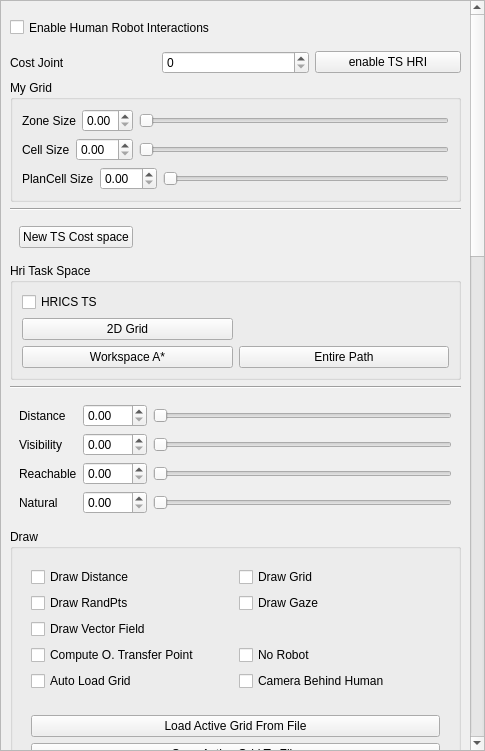
<?xml version="1.0" encoding="UTF-8"?>
<ui version="4.0">
 <class>HricsWidget</class>
 <widget class="QWidget" name="HricsWidget">
  <property name="geometry">
   <rect>
    <x>0</x>
    <y>0</y>
    <width>485</width>
    <height>751</height>
   </rect>
  </property>
  <property name="windowTitle">
   <string>Form</string>
  </property>
  <layout class="QHBoxLayout" name="horizontalLayout_2">
   <property name="margin">
    <number>0</number>
   </property>
   <item>
    <widget class="QScrollArea" name="scrollArea">
     <property name="sizePolicy">
      <sizepolicy hsizetype="Preferred" vsizetype="Preferred">
       <horstretch>0</horstretch>
       <verstretch>0</verstretch>
      </sizepolicy>
     </property>
     <property name="horizontalScrollBarPolicy">
      <enum>Qt::ScrollBarAlwaysOff</enum>
     </property>
     <property name="widgetResizable">
      <bool>true</bool>
     </property>
     <widget class="QWidget" name="scrollAreaWidgetContents">
      <property name="geometry">
       <rect>
        <x>0</x>
        <y>-341</y>
        <width>466</width>
        <height>2607</height>
       </rect>
      </property>
      <layout class="QVBoxLayout" name="verticalLayout_24">
       <item>
        <widget class="QCheckBox" name="enableHri_2">
         <property name="minimumSize">
          <size>
           <width>0</width>
           <height>35</height>
          </size>
         </property>
         <property name="text">
          <string>Enable Human Robot Interactions</string>
         </property>
        </widget>
       </item>
       <item>
        <layout class="QHBoxLayout" name="horizontalLayout">
         <item>
          <widget class="QLabel" name="label_8">
           <property name="text">
            <string>Cost Joint</string>
           </property>
          </widget>
         </item>
         <item>
          <widget class="QSpinBox" name="spinBoxJoint"/>
         </item>
         <item>
          <widget class="QPushButton" name="pushButtonHRITS">
           <property name="text">
            <string>enable TS HRI</string>
           </property>
          </widget>
         </item>
        </layout>
       </item>
       <item>
        <widget class="QGroupBox" name="groupBox_8">
         <property name="title">
          <string>My Grid</string>
         </property>
         <layout class="QVBoxLayout" name="verticalLayout_4">
          <item>
           <layout class="QGridLayout" name="gridLayout">
            <item row="0" column="0">
             <widget class="QLabel" name="label_10">
              <property name="text">
               <string>Zone Size</string>
              </property>
             </widget>
            </item>
            <item row="0" column="1">
             <widget class="QDoubleSpinBox" name="doubleSpinBoxZoneSize">
              <property name="maximum">
               <double>2.000000000000000</double>
              </property>
              <property name="singleStep">
               <double>0.100000000000000</double>
              </property>
             </widget>
            </item>
            <item row="0" column="2">
             <widget class="QSlider" name="horizontalSliderZoneSize">
              <property name="orientation">
               <enum>Qt::Horizontal</enum>
              </property>
             </widget>
            </item>
           </layout>
          </item>
          <item>
           <layout class="QHBoxLayout" name="horizontalLayout_6">
            <item>
             <widget class="QLabel" name="label_9">
              <property name="text">
               <string>Cell Size</string>
              </property>
             </widget>
            </item>
            <item>
             <widget class="QDoubleSpinBox" name="doubleSpinBoxCellSize">
              <property name="maximum">
               <double>10.000000000000000</double>
              </property>
              <property name="singleStep">
               <double>0.100000000000000</double>
              </property>
             </widget>
            </item>
            <item>
             <widget class="QSlider" name="horizontalSliderCellSize">
              <property name="orientation">
               <enum>Qt::Horizontal</enum>
              </property>
             </widget>
            </item>
           </layout>
          </item>
          <item>
           <layout class="QGridLayout" name="gridLayout_37">
            <item row="1" column="0">
             <widget class="QLabel" name="label_25">
              <property name="text">
               <string>PlanCell Size</string>
              </property>
             </widget>
            </item>
            <item row="1" column="1">
             <widget class="QDoubleSpinBox" name="doubleSpinBoxPlanCellSize"/>
            </item>
            <item row="1" column="2">
             <widget class="QSlider" name="horizontalSliderPlanCellSize">
              <property name="orientation">
               <enum>Qt::Horizontal</enum>
              </property>
             </widget>
            </item>
           </layout>
          </item>
         </layout>
        </widget>
       </item>
       <item>
        <widget class="Line" name="line_4">
         <property name="orientation">
          <enum>Qt::Horizontal</enum>
         </property>
        </widget>
       </item>
       <item>
        <widget class="QWidget" name="widget_10" native="true">
         <layout class="QGridLayout" name="gridLayout_32">
          <item row="0" column="0">
           <widget class="QPushButton" name="pushButtonNewHRITaskSpace">
            <property name="text">
             <string>New TS Cost space</string>
            </property>
           </widget>
          </item>
          <item row="0" column="1">
           <spacer name="horizontalSpacer">
            <property name="orientation">
             <enum>Qt::Horizontal</enum>
            </property>
            <property name="sizeHint" stdset="0">
             <size>
              <width>40</width>
              <height>20</height>
             </size>
            </property>
           </spacer>
          </item>
         </layout>
        </widget>
       </item>
       <item>
        <widget class="QGroupBox" name="HRITaskSpace">
         <property name="title">
          <string>Hri Task Space</string>
         </property>
         <property name="checkable">
          <bool>false</bool>
         </property>
         <layout class="QVBoxLayout" name="verticalLayout_23">
          <item>
           <layout class="QHBoxLayout" name="horizontalLayout_15">
            <item>
             <widget class="QCheckBox" name="enableHriTS">
              <property name="text">
               <string>HRICS TS</string>
              </property>
             </widget>
            </item>
            <item>
             <spacer name="horizontalSpacer_6">
              <property name="orientation">
               <enum>Qt::Horizontal</enum>
              </property>
              <property name="sizeHint" stdset="0">
               <size>
                <width>40</width>
                <height>20</height>
               </size>
              </property>
             </spacer>
            </item>
           </layout>
          </item>
          <item>
           <layout class="QGridLayout" name="gridLayout_9">
            <item row="1" column="1">
             <widget class="QPushButton" name="pushButtonWorkspacePath">
              <property name="text">
               <string>Workspace A*</string>
              </property>
             </widget>
            </item>
            <item row="1" column="2">
             <widget class="QPushButton" name="pushButtonHoleMotion">
              <property name="text">
               <string>Entire Path</string>
              </property>
             </widget>
            </item>
            <item row="0" column="1">
             <widget class="QPushButton" name="pushButtonMake2DGrid">
              <property name="text">
               <string>2D Grid</string>
              </property>
             </widget>
            </item>
           </layout>
          </item>
         </layout>
        </widget>
       </item>
       <item>
        <widget class="Line" name="line_3">
         <property name="orientation">
          <enum>Qt::Horizontal</enum>
         </property>
        </widget>
       </item>
       <item>
        <widget class="QWidget" name="widget_5" native="true">
         <layout class="QGridLayout" name="gridLayout_17">
          <item row="1" column="0">
           <widget class="QLabel" name="label_20">
            <property name="text">
             <string>Visibility</string>
            </property>
           </widget>
          </item>
          <item row="1" column="1">
           <widget class="QDoubleSpinBox" name="doubleSpinBoxVisibility">
            <property name="maximum">
             <double>100.000000000000000</double>
            </property>
           </widget>
          </item>
          <item row="1" column="2">
           <widget class="QSlider" name="horizontalSliderVisibility">
            <property name="maximum">
             <number>500</number>
            </property>
            <property name="orientation">
             <enum>Qt::Horizontal</enum>
            </property>
           </widget>
          </item>
          <item row="0" column="0">
           <widget class="QLabel" name="label_19">
            <property name="text">
             <string>Distance</string>
            </property>
           </widget>
          </item>
          <item row="0" column="1">
           <widget class="QDoubleSpinBox" name="doubleSpinBoxDistance">
            <property name="maximum">
             <double>100.000000000000000</double>
            </property>
           </widget>
          </item>
          <item row="0" column="2">
           <widget class="QSlider" name="horizontalSliderDistance">
            <property name="maximum">
             <number>500</number>
            </property>
            <property name="orientation">
             <enum>Qt::Horizontal</enum>
            </property>
           </widget>
          </item>
          <item row="3" column="0">
           <widget class="QLabel" name="label_3">
            <property name="text">
             <string>Reachable</string>
            </property>
           </widget>
          </item>
          <item row="3" column="1">
           <widget class="QDoubleSpinBox" name="doubleSpinBoxReachable">
            <property name="maximum">
             <double>100.000000000000000</double>
            </property>
           </widget>
          </item>
          <item row="3" column="2">
           <widget class="QSlider" name="horizontalSliderReachable">
            <property name="orientation">
             <enum>Qt::Horizontal</enum>
            </property>
           </widget>
          </item>
          <item row="5" column="0">
           <widget class="QLabel" name="label_2">
            <property name="text">
             <string>Natural</string>
            </property>
           </widget>
          </item>
          <item row="5" column="1">
           <widget class="QDoubleSpinBox" name="doubleSpinBoxNatural">
            <property name="maximum">
             <double>100.000000000000000</double>
            </property>
           </widget>
          </item>
          <item row="5" column="2">
           <widget class="QSlider" name="horizontalSliderNatural">
            <property name="orientation">
             <enum>Qt::Horizontal</enum>
            </property>
           </widget>
          </item>
         </layout>
        </widget>
       </item>
       <item>
        <widget class="QGroupBox" name="groupBox_9">
         <property name="title">
          <string>Draw</string>
         </property>
         <layout class="QVBoxLayout" name="verticalLayout_33">
          <item>
           <widget class="QWidget" name="widget_15" native="true">
            <layout class="QGridLayout" name="gridLayout_6">
             <item row="0" column="0">
              <widget class="QCheckBox" name="checkBoxDrawDistance">
               <property name="text">
                <string>Draw Distance</string>
               </property>
              </widget>
             </item>
             <item row="0" column="1">
              <widget class="QCheckBox" name="checkBoxDrawGrid">
               <property name="text">
                <string>Draw Grid</string>
               </property>
              </widget>
             </item>
             <item row="1" column="0">
              <widget class="QCheckBox" name="checkBoxDrawRandPoints">
               <property name="text">
                <string>Draw RandPts</string>
               </property>
              </widget>
             </item>
             <item row="1" column="1">
              <widget class="QCheckBox" name="checkBoxDrawGaze">
               <property name="text">
                <string>Draw Gaze</string>
               </property>
              </widget>
             </item>
             <item row="2" column="0">
              <widget class="QCheckBox" name="checkBoxDrawVectorField">
               <property name="text">
                <string>Draw Vector Field</string>
               </property>
              </widget>
             </item>
             <item row="3" column="0">
              <widget class="QCheckBox" name="checkBoxComputeOTP">
               <property name="text">
                <string>Compute O. Transfer Point</string>
               </property>
              </widget>
             </item>
             <item row="3" column="1">
              <widget class="QCheckBox" name="checkBoxHRINoRobot">
               <property name="text">
                <string>No Robot</string>
               </property>
              </widget>
             </item>
             <item row="4" column="0">
              <widget class="QCheckBox" name="checkBoxAutoLoadGrid">
               <property name="text">
                <string>Auto Load Grid</string>
               </property>
              </widget>
             </item>
             <item row="4" column="1">
              <widget class="QCheckBox" name="checkBoxCameraBehindHuman">
               <property name="text">
                <string>Camera Behind Human</string>
               </property>
              </widget>
             </item>
            </layout>
           </widget>
          </item>
          <item>
           <widget class="QWidget" name="WidgetHriGrids" native="true">
            <layout class="QVBoxLayout" name="verticalLayout">
             <item>
              <widget class="QPushButton" name="pushButtonLoadActiveGridFromFile">
               <property name="text">
                <string>Load Active Grid From File</string>
               </property>
              </widget>
             </item>
             <item>
              <widget class="QPushButton" name="pushButtonSaveActiveGridToFile">
               <property name="text">
                <string>Save Active Grid To File</string>
               </property>
              </widget>
             </item>
             <item>
              <widget class="QPushButton" name="pushButtonMergeGrids">
               <property name="text">
                <string>Merge 1 And 2</string>
               </property>
              </widget>
             </item>
             <item>
              <widget class="QComboBox" name="activeGridsBox">
               <item>
                <property name="text">
                 <string>No Grid Selcted</string>
                </property>
               </item>
              </widget>
             </item>
             <item>
              <widget class="QWidget" name="widget_8" native="true">
               <layout class="QGridLayout" name="gridLayout_4">
                <item row="0" column="1">
                 <widget class="QSpinBox" name="spinBoxCellToShow">
                  <property name="maximum">
                   <number>5000</number>
                  </property>
                 </widget>
                </item>
                <item row="0" column="0">
                 <widget class="QLabel" name="label">
                  <property name="text">
                   <string>Show ith Cell</string>
                  </property>
                 </widget>
                </item>
                <item row="0" column="2">
                 <spacer name="horizontalSpacer_3">
                  <property name="orientation">
                   <enum>Qt::Horizontal</enum>
                  </property>
                  <property name="sizeHint" stdset="0">
                   <size>
                    <width>40</width>
                    <height>20</height>
                   </size>
                  </property>
                 </spacer>
                </item>
               </layout>
              </widget>
             </item>
            </layout>
           </widget>
          </item>
         </layout>
        </widget>
       </item>
       <item>
        <widget class="QWidget" name="widget_11" native="true">
         <layout class="QGridLayout" name="gridLayout_31">
          <item row="0" column="0">
           <widget class="QPushButton" name="pushButtonMakeGrid">
            <property name="text">
             <string>New WS Planner</string>
            </property>
           </widget>
          </item>
          <item row="0" column="1">
           <spacer name="horizontalSpacer_16">
            <property name="orientation">
             <enum>Qt::Horizontal</enum>
            </property>
            <property name="sizeHint" stdset="0">
             <size>
              <width>40</width>
              <height>20</height>
             </size>
            </property>
           </spacer>
          </item>
         </layout>
        </widget>
       </item>
       <item>
        <widget class="QGroupBox" name="HRICSPlanner">
         <property name="title">
          <string>HRICS Planner</string>
         </property>
         <layout class="QVBoxLayout" name="verticalLayout_5">
          <item>
           <layout class="QHBoxLayout" name="horizontalLayout_7">
            <item>
             <widget class="QCheckBox" name="checkBoxHRICS_MOPL">
              <property name="text">
               <string>HRICS WS</string>
              </property>
             </widget>
            </item>
            <item>
             <widget class="QPushButton" name="pushButtonComputeCost">
              <property name="text">
               <string>Compute Cost</string>
              </property>
             </widget>
            </item>
            <item>
             <widget class="QPushButton" name="pushButtonResetCost">
              <property name="text">
               <string>Reset Cost</string>
              </property>
             </widget>
            </item>
           </layout>
          </item>
          <item>
           <widget class="QWidget" name="widget_3" native="true">
            <layout class="QHBoxLayout" name="horizontalLayout_11">
             <item>
              <widget class="QPushButton" name="pushButtonDeleteGrid">
               <property name="text">
                <string>Delete Planner</string>
               </property>
              </widget>
             </item>
             <item>
              <spacer name="horizontalSpacer_11">
               <property name="orientation">
                <enum>Qt::Horizontal</enum>
               </property>
               <property name="sizeHint" stdset="0">
                <size>
                 <width>40</width>
                 <height>20</height>
                </size>
               </property>
              </spacer>
             </item>
            </layout>
           </widget>
          </item>
          <item>
           <layout class="QGridLayout" name="gridLayout_2">
            <item row="6" column="0">
             <widget class="QPushButton" name="pushButtonHRICSRRT">
              <property name="text">
               <string>HRICS RRT</string>
              </property>
             </widget>
            </item>
            <item row="2" column="0">
             <widget class="QPushButton" name="pushButtonAStarIn3DGrid">
              <property name="text">
               <string>(x,y,z) A* </string>
              </property>
             </widget>
            </item>
            <item row="6" column="2">
             <widget class="QCheckBox" name="checkBoxInverseKinematics">
              <property name="text">
               <string>Inverse Kinematics</string>
              </property>
             </widget>
            </item>
            <item row="3" column="0">
             <widget class="QPushButton" name="pushButtonResetRandPoints">
              <property name="text">
               <string>Reset RandPts</string>
              </property>
             </widget>
            </item>
            <item row="7" column="2">
             <widget class="QCheckBox" name="checkBoxHRIGoalBiased">
              <property name="text">
               <string>Goal Biased</string>
              </property>
             </widget>
            </item>
            <item row="0" column="0">
             <widget class="QPushButton" name="pushButtonVectorField">
              <property name="text">
               <string>Compute Vector Field</string>
              </property>
             </widget>
            </item>
           </layout>
          </item>
         </layout>
        </widget>
       </item>
       <item>
        <widget class="QCheckBox" name="checkBoxRecomputeCost">
         <property name="text">
          <string>Recompute Cost In Grid</string>
         </property>
        </widget>
       </item>
       <item>
        <widget class="QCheckBox" name="checkBoxHriPathDistance">
         <property name="text">
          <string>HRI Path Distance</string>
         </property>
        </widget>
       </item>
       <item>
        <widget class="QCheckBox" name="checkBoxHriPlannerTRRT">
         <property name="text">
          <string>HRI Planner T-RRT</string>
         </property>
        </widget>
       </item>
       <item>
        <widget class="QCheckBox" name="checkBoxBallDist">
         <property name="text">
          <string>Ball Dist</string>
         </property>
        </widget>
       </item>
       <item>
        <widget class="QCheckBox" name="checkBoxBBDist">
         <property name="text">
          <string>Box Dist</string>
         </property>
        </widget>
       </item>
       <item>
        <widget class="QComboBox" name="whichTestBox">
         <item>
          <property name="text">
           <string>Distance</string>
          </property>
         </item>
         <item>
          <property name="text">
           <string>Visibility</string>
          </property>
         </item>
         <item>
          <property name="text">
           <string>Naturality</string>
          </property>
         </item>
         <item>
          <property name="text">
           <string>Reachability</string>
          </property>
         </item>
         <item>
          <property name="text">
           <string>Combined</string>
          </property>
         </item>
        </widget>
       </item>
       <item>
        <widget class="QWidget" name="widget_9" native="true">
         <layout class="QVBoxLayout" name="verticalLayout_6">
          <item>
           <widget class="QFrame" name="frame">
            <property name="frameShape">
             <enum>QFrame::StyledPanel</enum>
            </property>
            <property name="frameShadow">
             <enum>QFrame::Raised</enum>
            </property>
            <layout class="QHBoxLayout" name="horizontalLayout_5">
             <item>
              <widget class="QCheckBox" name="checkBoxDrawOnlyOneLine">
               <property name="text">
                <string>Draw Only One Line</string>
               </property>
              </widget>
             </item>
             <item>
              <widget class="QRadioButton" name="radioButtonXline">
               <property name="text">
                <string>X</string>
               </property>
              </widget>
             </item>
             <item>
              <widget class="QRadioButton" name="radioButtonYline">
               <property name="text">
                <string>Y</string>
               </property>
              </widget>
             </item>
             <item>
              <widget class="QRadioButton" name="radioButtonZline">
               <property name="text">
                <string>Z</string>
               </property>
              </widget>
             </item>
            </layout>
           </widget>
          </item>
          <item>
           <widget class="QWidget" name="widget_14" native="true">
            <layout class="QGridLayout" name="gridLayout_5">
             <item row="0" column="0">
              <widget class="QLabel" name="label_4">
               <property name="text">
                <string>Line number</string>
               </property>
              </widget>
             </item>
             <item row="0" column="2">
              <widget class="QSlider" name="horizontalSliderWhichGridLine">
               <property name="orientation">
                <enum>Qt::Horizontal</enum>
               </property>
              </widget>
             </item>
             <item row="0" column="1">
              <widget class="QDoubleSpinBox" name="doubleSpinBoxWhichGridLine">
               <property name="decimals">
                <number>0</number>
               </property>
               <property name="maximum">
                <double>400.000000000000000</double>
               </property>
              </widget>
             </item>
            </layout>
           </widget>
          </item>
         </layout>
        </widget>
       </item>
       <item>
        <widget class="QWidget" name="widget_13" native="true">
         <layout class="QGridLayout" name="gridLayout_35">
          <item row="2" column="0">
           <widget class="QLabel" name="label_22">
            <property name="text">
             <string>Color1</string>
            </property>
           </widget>
          </item>
          <item row="3" column="0">
           <widget class="QLabel" name="label_23">
            <property name="text">
             <string>Color2</string>
            </property>
           </widget>
          </item>
          <item row="2" column="2">
           <widget class="QSlider" name="horizontalSliderColor1">
            <property name="maximum">
             <number>1000</number>
            </property>
            <property name="orientation">
             <enum>Qt::Horizontal</enum>
            </property>
           </widget>
          </item>
          <item row="3" column="2">
           <widget class="QSlider" name="horizontalSliderColor2">
            <property name="maximum">
             <number>1000</number>
            </property>
            <property name="orientation">
             <enum>Qt::Horizontal</enum>
            </property>
           </widget>
          </item>
          <item row="2" column="1">
           <widget class="QDoubleSpinBox" name="doubleSpinBoxColor1">
            <property name="maximum">
             <double>2.500000000000000</double>
            </property>
            <property name="singleStep">
             <double>0.100000000000000</double>
            </property>
           </widget>
          </item>
          <item row="3" column="1">
           <widget class="QDoubleSpinBox" name="doubleSpinBoxColor2">
            <property name="minimum">
             <double>0.000000000000000</double>
            </property>
            <property name="maximum">
             <double>2.500000000000000</double>
            </property>
            <property name="singleStep">
             <double>0.100000000000000</double>
            </property>
           </widget>
          </item>
         </layout>
        </widget>
       </item>
       <item>
        <widget class="Line" name="line_2">
         <property name="orientation">
          <enum>Qt::Horizontal</enum>
         </property>
        </widget>
       </item>
       <item>
        <widget class="QWidget" name="widget_12" native="true">
         <layout class="QGridLayout" name="gridLayout_33">
          <item row="0" column="0">
           <widget class="QPushButton" name="pushButtonNewHRIConfigSpace">
            <property name="text">
             <string>New CS Cost space</string>
            </property>
           </widget>
          </item>
          <item row="0" column="1">
           <spacer name="horizontalSpacer_17">
            <property name="orientation">
             <enum>Qt::Horizontal</enum>
            </property>
            <property name="sizeHint" stdset="0">
             <size>
              <width>40</width>
              <height>20</height>
             </size>
            </property>
           </spacer>
          </item>
         </layout>
        </widget>
       </item>
       <item>
        <widget class="QGroupBox" name="HRIConfigSpace">
         <property name="title">
          <string>Hri CSpace</string>
         </property>
         <layout class="QGridLayout" name="gridLayout_14">
          <item row="0" column="0">
           <widget class="QCheckBox" name="checkBoxEnableHRIConfigSpace">
            <property name="text">
             <string>HRICS CS</string>
            </property>
           </widget>
          </item>
          <item row="5" column="0">
           <widget class="QWidget" name="widget_7" native="true">
            <layout class="QGridLayout" name="gridLayout_19">
             <item row="0" column="1">
              <widget class="QPushButton" name="pushButtonCreateGrid">
               <property name="text">
                <string>Create Grid</string>
               </property>
              </widget>
             </item>
             <item row="1" column="1">
              <widget class="QPushButton" name="pushButtonCreatePlan">
               <property name="text">
                <string>Create Plan</string>
               </property>
              </widget>
             </item>
             <item row="1" column="2">
              <widget class="QPushButton" name="pushButtonAStarIn2DGrid">
               <property name="text">
                <string>(x,y) A*</string>
               </property>
              </widget>
             </item>
             <item row="2" column="1">
              <widget class="QPushButton" name="pushButtonWriteToObPlane">
               <property name="text">
                <string>Write to OBPlane</string>
               </property>
              </widget>
             </item>
             <item row="2" column="2">
              <widget class="QPushButton" name="pushButtonHRIPlanRRT">
               <property name="text">
                <string>Init RRT</string>
               </property>
              </widget>
             </item>
            </layout>
           </widget>
          </item>
          <item row="4" column="0">
           <widget class="QWidget" name="widget_6" native="true">
            <layout class="QGridLayout" name="gridLayout_18">
             <item row="0" column="0">
              <widget class="QPushButton" name="pushButtonDeleteHRICSpace">
               <property name="text">
                <string>Delete</string>
               </property>
              </widget>
             </item>
             <item row="0" column="1">
              <spacer name="horizontalSpacer_10">
               <property name="orientation">
                <enum>Qt::Horizontal</enum>
               </property>
               <property name="sizeHint" stdset="0">
                <size>
                 <width>40</width>
                 <height>20</height>
                </size>
               </property>
              </spacer>
             </item>
            </layout>
           </widget>
          </item>
         </layout>
        </widget>
       </item>
       <item>
        <widget class="Line" name="line">
         <property name="orientation">
          <enum>Qt::Horizontal</enum>
         </property>
        </widget>
       </item>
       <item>
        <widget class="QWidget" name="widget" native="true">
         <layout class="QHBoxLayout" name="horizontalLayout_3">
          <item>
           <widget class="QPushButton" name="pushButtonNewNaturalCostSpace">
            <property name="text">
             <string>New Natural Cost Space</string>
            </property>
           </widget>
          </item>
          <item>
           <spacer name="horizontalSpacer_8">
            <property name="orientation">
             <enum>Qt::Horizontal</enum>
            </property>
            <property name="sizeHint" stdset="0">
             <size>
              <width>40</width>
              <height>20</height>
             </size>
            </property>
           </spacer>
          </item>
         </layout>
        </widget>
       </item>
       <item>
        <widget class="QGroupBox" name="HRICSNatural">
         <property name="title">
          <string>Natural Cost Space</string>
         </property>
         <layout class="QVBoxLayout" name="verticalLayout_2">
          <item>
           <widget class="QWidget" name="widget_2" native="true">
            <layout class="QHBoxLayout" name="horizontalLayout_4">
             <item>
              <widget class="QPushButton" name="pushButtonDeleteNaturalCostSpace">
               <property name="text">
                <string>Delete</string>
               </property>
              </widget>
             </item>
             <item>
              <spacer name="horizontalSpacer_9">
               <property name="orientation">
                <enum>Qt::Horizontal</enum>
               </property>
               <property name="sizeHint" stdset="0">
                <size>
                 <width>40</width>
                 <height>20</height>
                </size>
               </property>
              </spacer>
             </item>
            </layout>
           </widget>
          </item>
          <item>
           <widget class="QWidget" name="widget_4" native="true">
            <layout class="QGridLayout" name="gridLayout_3">
             <item row="0" column="0">
              <widget class="QPushButton" name="pushButtonComputeAllNatCost">
               <property name="text">
                <string>Recompute All Cost</string>
               </property>
              </widget>
             </item>
             <item row="0" column="1">
              <spacer name="horizontalSpacer_2">
               <property name="orientation">
                <enum>Qt::Horizontal</enum>
               </property>
               <property name="sizeHint" stdset="0">
                <size>
                 <width>40</width>
                 <height>20</height>
                </size>
               </property>
              </spacer>
             </item>
             <item row="2" column="0">
              <widget class="QPushButton" name="pushButtonComputeReachability">
               <property name="text">
                <string>Compute Reachability</string>
               </property>
              </widget>
             </item>
             <item row="4" column="0">
              <widget class="QCheckBox" name="checkBoxHriLeftArmVsRightArm">
               <property name="text">
                <string>Left Arm Vs Right Arm</string>
               </property>
              </widget>
             </item>
             <item row="3" column="0">
              <widget class="QPushButton" name="pushButtonGetSortedCells">
               <property name="text">
                <string>Get Sorted Cells</string>
               </property>
              </widget>
             </item>
             <item row="1" column="0">
              <widget class="QPushButton" name="pushButtonRecomputeReach">
               <property name="text">
                <string>Recompute All Reachability</string>
               </property>
              </widget>
             </item>
            </layout>
           </widget>
          </item>
          <item>
           <widget class="QGroupBox" name="NaturalParameters">
            <property name="title">
             <string>Natural Parameters</string>
            </property>
            <layout class="QVBoxLayout" name="verticalLayout_8">
             <item>
              <layout class="QGridLayout" name="gridLayoutNatural">
               <item row="0" column="0">
                <widget class="QLabel" name="label_13">
                 <property name="text">
                  <string>Neutral</string>
                 </property>
                </widget>
               </item>
               <item row="0" column="1">
                <widget class="QDoubleSpinBox" name="doubleSpinBoxNeutralDist">
                 <property name="decimals">
                  <number>4</number>
                 </property>
                </widget>
               </item>
               <item row="1" column="0">
                <widget class="QLabel" name="label_14">
                 <property name="text">
                  <string>Energy</string>
                 </property>
                </widget>
               </item>
               <item row="1" column="1">
                <widget class="QDoubleSpinBox" name="doubleSpinBoxEnergy">
                 <property name="decimals">
                  <number>4</number>
                 </property>
                </widget>
               </item>
               <item row="1" column="2">
                <widget class="QSlider" name="horizontalSliderEnergy">
                 <property name="maximum">
                  <number>5000</number>
                 </property>
                 <property name="orientation">
                  <enum>Qt::Horizontal</enum>
                 </property>
                </widget>
               </item>
               <item row="0" column="2">
                <widget class="QSlider" name="horizontalSliderNeutralDist">
                 <property name="maximum">
                  <number>5000</number>
                 </property>
                 <property name="orientation">
                  <enum>Qt::Horizontal</enum>
                 </property>
                </widget>
               </item>
               <item row="2" column="0">
                <widget class="QLabel" name="label_15">
                 <property name="text">
                  <string>Discomfort</string>
                 </property>
                </widget>
               </item>
               <item row="2" column="1">
                <widget class="QDoubleSpinBox" name="doubleSpinBoxDiscomfort">
                 <property name="decimals">
                  <number>4</number>
                 </property>
                </widget>
               </item>
               <item row="2" column="2">
                <widget class="QSlider" name="horizontalSliderDiscomfort">
                 <property name="maximum">
                  <number>5000</number>
                 </property>
                 <property name="orientation">
                  <enum>Qt::Horizontal</enum>
                 </property>
                </widget>
               </item>
              </layout>
             </item>
            </layout>
           </widget>
          </item>
         </layout>
        </widget>
       </item>
      </layout>
     </widget>
    </widget>
   </item>
  </layout>
 </widget>
 <resources/>
 <connections/>
</ui>
